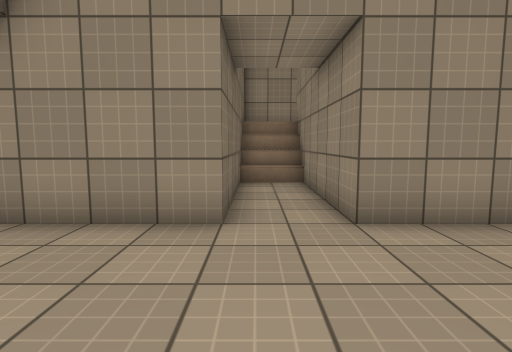
[1] (above)

16 first-person views from a walk through a 3-D level made in the Unity game engine. The camera is 1.2 m above the floor, tilts 6° down and sees 80° across. The floor is counted in squares, 1 m on a side. Each view is taken from the middle of a square. On the plan, view 1 faces up. The plan holds only what a view shows up to about 13 squares ahead; the rest is blank. The place goes on beyond the plan. The player is left out. Some surface patterns are stand-ins.

[2]
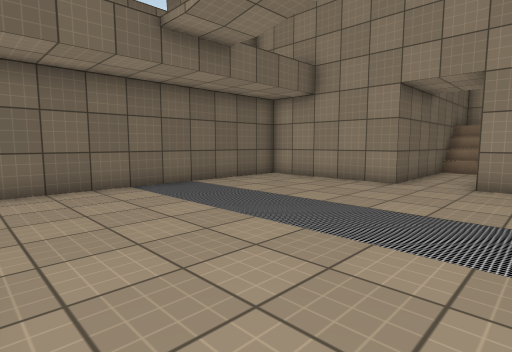

[3]
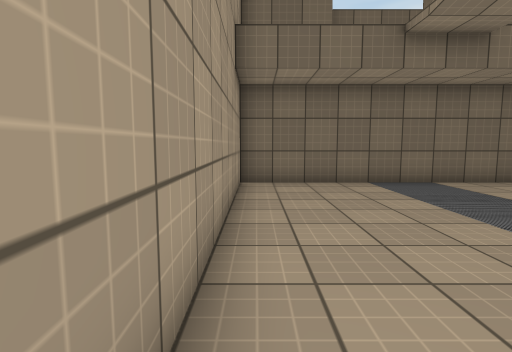

[4]
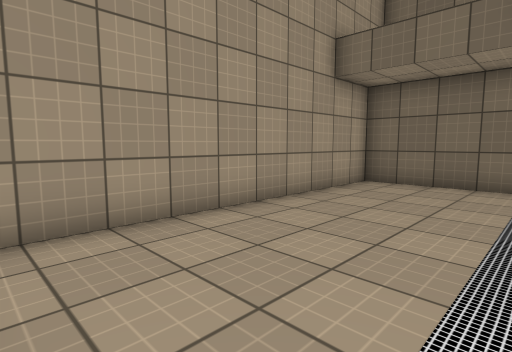

[5]
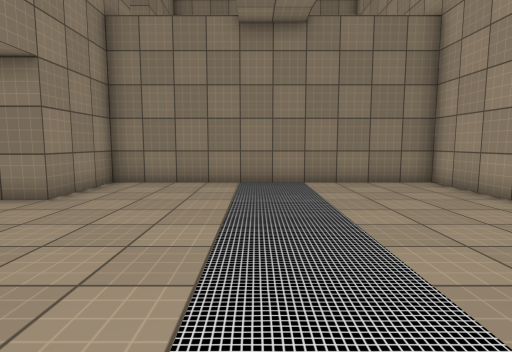

[6]
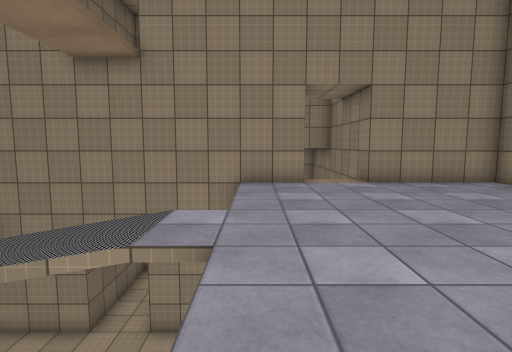

[7]
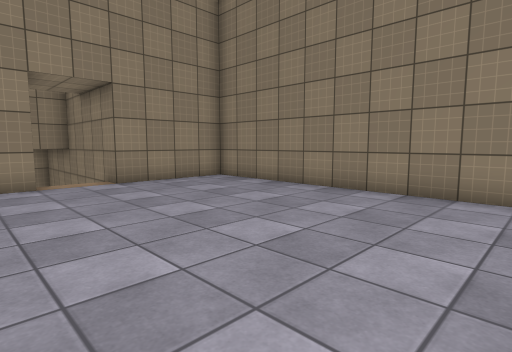

[8]
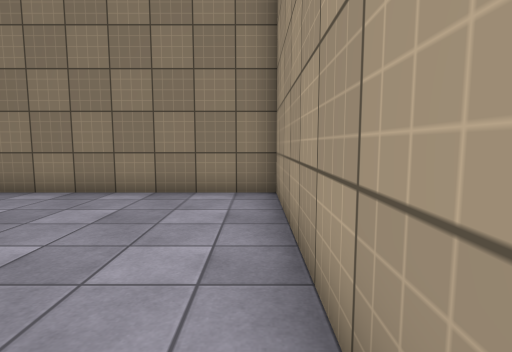

[9]
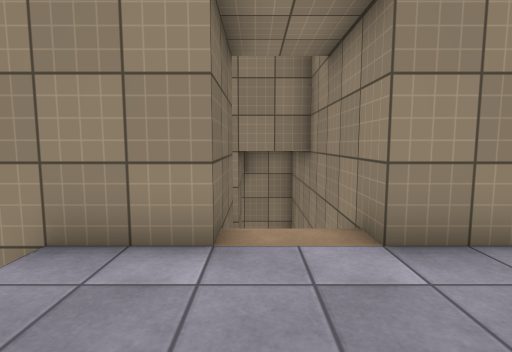

[10]
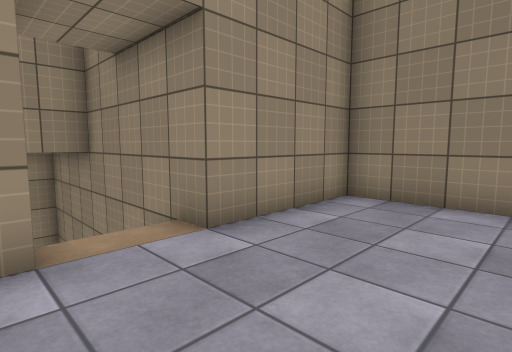

[11]
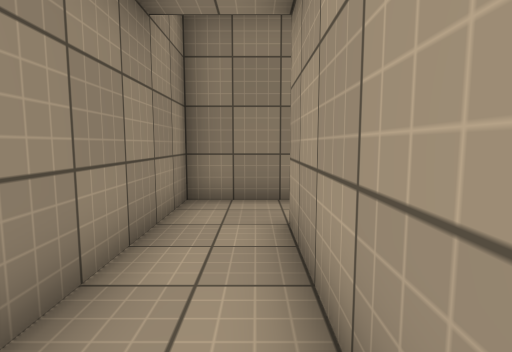

[12]
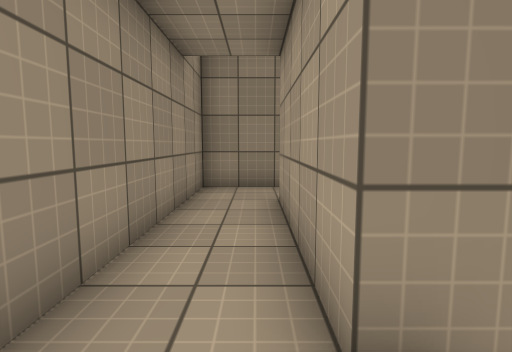

[13]
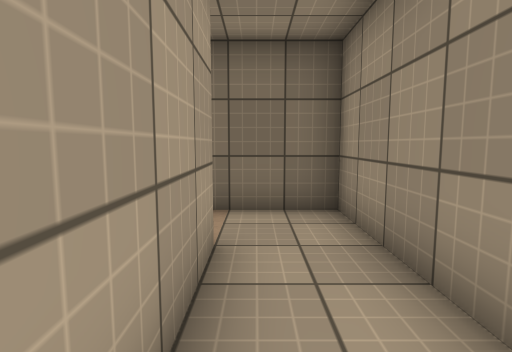

[14]
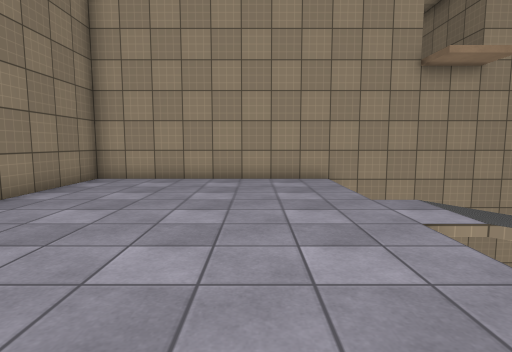

[15]
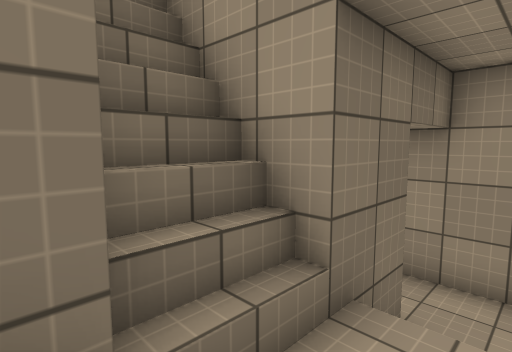

[16]
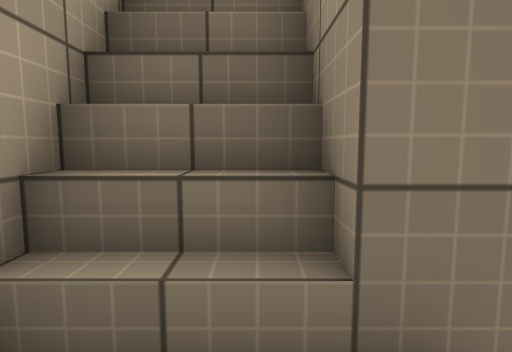

### Floor plan
Key: @ floor where view 1 was taken; # wall or solid block; . main floor; : floor 2 m higher than the main floor; + floor 3 m higher than the main floor; * floor 5 m higher than the main floor; / step, stairs or slope.
Columns run from 6 left of view 1 to 13 right of it. Each row starts with its distance up from view 1.
 14      ###########
 13      #:::::::::#
 12      #:::::::::#
 11      #//#####::#
 10      #//#####//#
  9      #../ ///++#
  8      #..  ///+ #
  7      #..#  ##//#
  6      #..#  ##/ #
  5 ######..#####**#####
  4 #..........********#
  3 #..........********#
  2 #..........********#
  1 #..........********#
  0 #.....@....********#
 -1 #..........********#
 -2 #..........********#
 -3 #..........********#
 -4 #..........********#
 -5 #..........********#
 -6 ####################

Positions as (right, up) in squares from view 1, and headings:
1: (0, 0), facing up
2: (3, -5), facing up-left
3: (4, -5), facing left
4: (4, -1), facing down-left
5: (-5, 0), facing right
6: (5, -5), facing up
7: (5, -5), facing up-right
8: (5, -5), facing right
9: (7, 1), facing up
10: (6, 1), facing up-right
11: (2, 12), facing right
12: (0, 12), facing right
13: (5, 12), facing left
14: (7, 5), facing down
15: (8, 7), facing up-left
16: (8, 9), facing left
